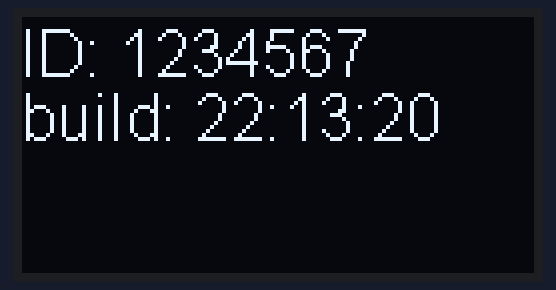
The program below on a simulated ESP8266 (NodeMCU). Parts: 128×64 one-colour display. WiFi joins after 1.5 s; servers stay silent unless stated; what the program prints to the serial monitor is not drawn.

Above: at 0.1 s.

The program:

main.cpp
```cpp
#include <ArduinoOTA.h>
#include <SSD1306.h>
#undef DISPLAY
#include <ESP8266WiFi.h>
#include <WiFiUdp.h>
#include "Program.cxx"

Program::Config const CFG = {
 /* .BUILTIN_SERIAL = */ {
   /* .BAUD_RATE = */ 9600
 },
 /* .WIFI = */ {
   /* .SSID_NAME = */ "lucidity",
   /* .SSID_PASSWORD = */ "bEjS9uxC"
 },
 /* .UNILOG = */ {
   /* .MULTICAST_IP = */ { 239, 82, 66, 1 },
   /* .MULTICAST_PORT = */ 8266
 },
 /* .DISPLAY = */ {
   /* .I2C_ADDRESS = */ 0x3c,
   /* .SDA_PIN = */ D3,
   /* .CLK_PIN = */ D4,
 },
 /* .BUILD_TIME = */ __TIME__,
 /* .MULTICAST_IP = */ { 239, 82, 66, 239 },
 /* .MULTICAST_PORT = */ 8267,
 /* .CHIP_ID = */ ESP.getChipId(),
};

char memory[sizeof(Program::Object)];
void setup() { new(memory) Program::Object(CFG); }
void loop() { reinterpret_cast<Program::Object *>(memory)->run(); }
```

BuiltinSerial.cxx
```cpp
#ifndef ___SRC_BUILTINSERIAL___
#define ___SRC_BUILTINSERIAL___
namespace BuiltinSerial {//////

struct Config {
  uint32_t BAUD_RATE;
};

struct Object {
  Config const & CFG;
  Object(Config const & CFG): CFG(CFG) {
    Serial.begin(CFG.BAUD_RATE);
    Serial.println();
  }
  void snprintf(char * buf, size_t size, char const * fmt, ...) {
    va_list args;
    va_start(args, fmt);
    vsnprintf(buf, size, fmt, args);
    va_end(args);
    Serial.print(buf);
  }
  void write(char const * str) {
    Serial.print(str);
  }
};

}////// namespace BuiltinSerial
#endif//___SRC_BUILTINSERIAL___
```

Display.cxx
```cpp
#ifndef ___SRC_DISPLAY___
#define ___SRC_DISPLAY___
namespace Display {//////

struct Config {
  uint32_t I2C_ADDRESS;
  uint32_t CLK_PIN;
  uint32_t SDA_PIN;
};

struct Object {
  Config const & CFG;
  Object(Config const & CFG):
    CFG(CFG),
    ssd1306(
      CFG.I2C_ADDRESS,
      CFG.CLK_PIN,
      CFG.SDA_PIN
    )
  {
    ssd1306.init();
    ssd1306.clear();
    ssd1306.flipScreenVertically();
    ssd1306.setFont(ArialMT_Plain_16);
  }
  // FIXME: message-passing!
  void writeRow(int row, char const * str) {
    ssd1306.drawString(0, row * 16, str);
  }
  void fillRect(int x, int y, int w, int h) {
    ssd1306.fillRect(x, y, w, h);
  }
  void clear() {
    ssd1306.clear();
  }
  void transfer() {
    ssd1306.display();
  }
  private:
    SSD1306 ssd1306;
};

}////// namespace Display
#endif//___SRC_DISPLAY___
```

Ota.cxx
```cpp
#include "Display.cxx"

#ifndef ___SRC_OTA___
#define ___SRC_OTA___
namespace Ota {//////

struct Object {
  Display::Object & display; // FIXME
  Object(Display::Object & display):
    display(display)
  {
    ArduinoOTA.onProgress([&](unsigned int progress, unsigned int total) {
      display.clear();
      display.writeRow(0, "OTA in progress...");
      display.fillRect(0, 24, 128 * progress / total, 40);
      display.transfer();
    });
    ArduinoOTA.begin();
  }
  void run() {
    ArduinoOTA.handle();
  }
};

}////// namespace Ota
#endif//___SRC_OTA___
```

Program.cxx
```cpp
#include "Tmp.cxx"
#include "Ota.cxx"
#include "Wifi.cxx"
#include "Unilog.cxx"
#include "Display.cxx"
#include "BuiltinSerial.cxx"

#ifndef ___SRC_PROGRAM___
#define ___SRC_PROGRAM___
namespace Program {//////

struct Config {
  BuiltinSerial::Config BUILTIN_SERIAL;
  Wifi::Config WIFI;
  Unilog::Config UNILOG;
  Display::Config DISPLAY;
  char const * BUILD_TIME;
  IPAddress MULTICAST_IP;
  uint32_t MULTICAST_PORT;
  uint32_t CHIP_ID;
};

struct Object {
  Config const & CFG;
  Object(Config const & CFG):
    CFG(CFG),
    builtinSerial(CFG.BUILTIN_SERIAL),
    wifi(CFG.WIFI),
    unilog(CFG.UNILOG, builtinSerial),
    display(CFG.DISPLAY),
    ota(display)
  {
    Tmp::with([&](Tmp::Buf buf) {
      snprintf(buf, Tmp::size, "ID: %d", CFG.CHIP_ID);
      display.writeRow(0, buf);
    });
    Tmp::with([&](Tmp::Buf buf) {
      snprintf(buf, Tmp::size, "build: %s", CFG.BUILD_TIME);
      display.writeRow(1, buf);
    });
    display.transfer();
    while (!wifi.connected()) {
      delay(1000);
      builtinSerial.write(".");
    }
    builtinSerial.write("\n");
    udp.beginMulticast(
      wifi.ip(),
      CFG.MULTICAST_IP,
      CFG.MULTICAST_PORT
    );
    display.clear();
    display.writeRow(0, WiFi.localIP().toString().c_str());
    display.transfer();
  }

  int nextPingAt = 0;
  void run() {
    wifi.run();
    ota.run();
    int size = udp.parsePacket();
    if (size && udp.remoteIP() != wifi.ip()) {
      Tmp::with([&](Tmp::Buf buf) {
        int len = udp.read(buf, 256 - 1);
        if (len > 0) {
          char buf2[256];
          buf[len] = 0;
          unilog.snprintfLn(buf2, 256, "recv: %s", buf);
          display.clear();
          display.writeRow(0, wifi.ip().toString().c_str());
          display.writeRow(1, buf);
          display.transfer();
        }
      });
    }
    const int ms = millis();
    if (ms > nextPingAt) {
      Tmp::with([&](Tmp::Buf buf) {
        unilog.snprintfLn(buf, Tmp::size, "send: %s", buf);
        snprintf(buf, Tmp::size, "%d/\n%d", ms, CFG.CHIP_ID);
        udp.beginPacketMulticast(
          CFG.MULTICAST_IP,
          CFG.MULTICAST_PORT,
          wifi.ip()
        );
        udp.write(buf);
        udp.endPacket();
      });
      nextPingAt = ms + 1000;
    }
  }

  private:
    BuiltinSerial::Object builtinSerial;
    Wifi::Object wifi;
    Ota::Object ota;
    Unilog::Object unilog;
    Display::Object display;
    WiFiUDP udp; // FIXME
};

}////// namespace Program
#endif//___SRC_PROGRAM___
```

Tmp.cxx
```cpp
#ifndef ___SRC_TMP___
#define ___SRC_TMP___
namespace Tmp {//////

constexpr size_t size = 256;
typedef char Buf[size];

namespace _private_ {
  Buf tmp;
}

template<typename F>
void with(F const &lambda) {
  lambda(_private_::tmp);
}

}////// namespace Tmp
#endif//___SRC_TMP___
```

Unilog.cxx
```cpp
#include "BuiltinSerial.cxx"

#ifndef ___SRC_UNILOG___
#define ___SRC_UNILOG___
namespace Unilog {//////

struct Config {
  IPAddress MULTICAST_ADDRESS;
  IPAddress MULTICAST_PORT;
};

struct Object {
  Config const & CFG;
  BuiltinSerial::Object & builtinSerial;
  WiFiUDP udp; // FIXME;
  Object(Config const & CFG, BuiltinSerial::Object & builtinSerial):
    CFG(CFG),
    builtinSerial(builtinSerial)
  {}
  void snprintfLn(char * buf, size_t size, char const * fmt, ...) {
    va_list args;
    va_start(args, fmt);
    vsnprintf(buf, size, fmt, args);
    va_end(args);
    writeLn(buf);
  }
  void writeLn(char const * str) {
    builtinSerial.write(str);
    builtinSerial.write("\n");
    udp.beginPacketMulticast(
      CFG.MULTICAST_ADDRESS,
      CFG.MULTICAST_PORT,
      WiFi.localIP() // FIXME
    );
    udp.write(str);
    udp.write("\n");
    udp.endPacket();
  }
};

}////// namespace Unilog
#endif//___SRC_UNILOG___
```

Wifi.cxx
```cpp
#ifndef ___SRC_WIFI___
#define ___SRC_WIFI___
namespace Wifi {//////

struct Config {
  char const * SSID_NAME;
  char const * SSID_PASSWORD;
};

struct Object {
  Config const & CFG;
  Object(Config const & CFG): CFG(CFG) {
    WiFi.mode(WIFI_STA);
    WiFi.begin(CFG.SSID_NAME, CFG.SSID_PASSWORD);
  }
  void run() {}
  bool connected() {
    return WiFi.status() == WL_CONNECTED;
  }
  IPAddress ip() {
    return WiFi.localIP();
  }
};

}////// namespace Wifi
#endif//___SRC_WIFI___
```
